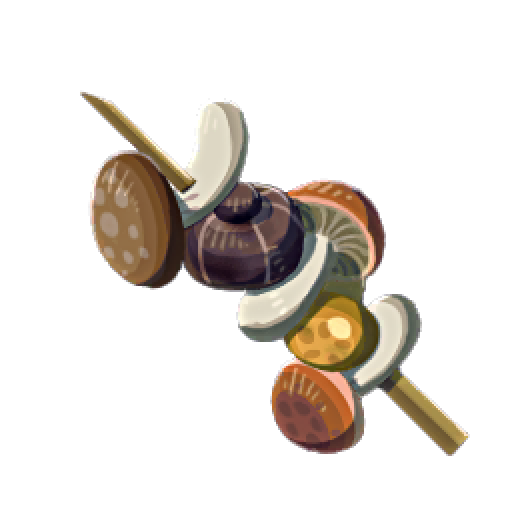
#> input picture col2_test/item_A01.png, 532 x 532 px
$ python -i simple_enhance_dishes.py   (imports and definitions only)
#> lines starting #> are read from the running program, lines starting #| are printed output that depends on the picture
"""
简单版菜肴图片批量增强工具
使用PIL库对图片进行基本增强，无需复杂依赖
"""

import os
import sys
from PIL import Image, ImageEnhance, ImageFilter
import shutil
from datetime import datetime

# [28 lines left out: functions check_dependencies, create_backup, not called in this run]

def enhance_image_simple(image_path, output_path, enhancement_level=2):
    """
    简单增强单张图片

    Args:
        image_path: 输入图片路径
        output_path: 输出图片路径
        enhancement_level: 增强级别 (1-3)
    """
#> called with image_path = '../../../col2_test/item_A01.png', output_path = 'out.png', enhancement_level = 2
    try:
        # 打开图片
        img = Image.open(image_path)
#> img is the input picture: PIL image 532x532 RGBA; mean R, G, B, A 156.6, 151.5, 152.7, 52.5

        # 根据增强级别应用不同的处理
        if enhancement_level == 1:
            # 轻度增强
            # 锐化
            enhancer = ImageEnhance.Sharpness(img)
            img = enhancer.enhance(1.5)

            # 对比度
            enhancer = ImageEnhance.Contrast(img)
            img = enhancer.enhance(1.1)

        elif enhancement_level == 2:
            # 中度增强 (推荐)
            # 先应用轻微降噪
            img = img.filter(ImageFilter.SMOOTH_MORE)

            # 锐化
            enhancer = ImageEnhance.Sharpness(img)
            img = enhancer.enhance(2.0)

            # 对比度
            enhancer = ImageEnhance.Contrast(img)
            img = enhancer.enhance(1.2)
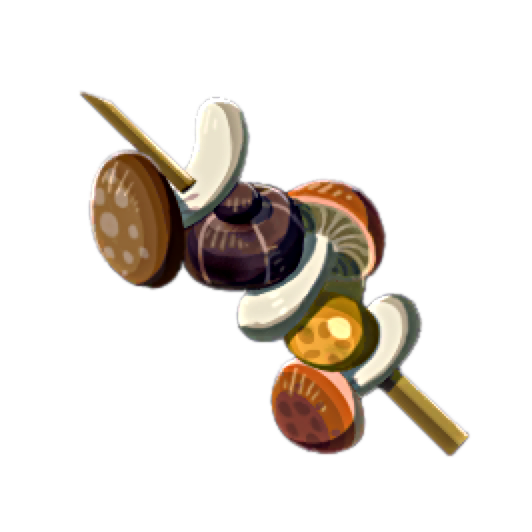
#> img: PIL image 532x532 RGBA; mean R, G, B, A 155.2, 149.4, 143.7, 52.5; transparent parts drawn white

            # 亮度
            enhancer = ImageEnhance.Brightness(img)
            img = enhancer.enhance(1.05)

            # 色彩饱和度
            enhancer = ImageEnhance.Color(img)
            img = enhancer.enhance(1.1)

        elif enhancement_level == 3:
            # 强力增强
            # 降噪
            img = img.filter(ImageFilter.SMOOTH_MORE)

            # 边缘增强
            img = img.filter(ImageFilter.EDGE_ENHANCE_MORE)

            # 锐化
            enhancer = ImageEnhance.Sharpness(img)
            img = enhancer.enhance(2.5)

            # 对比度
            enhancer = ImageEnhance.Contrast(img)
            img = enhancer.enhance(1.3)

            # 亮度
            enhancer = ImageEnhance.Brightness(img)
            img = enhancer.enhance(1.1)

            # 色彩饱和度
            enhancer = ImageEnhance.Color(img)
            img = enhancer.enhance(1.15)

        # 保存图片，优化PNG压缩
        img.save(output_path, 'PNG', optimize=True)
        return True

    except Exception as e:
        print(f"处理图片时出错: {e}")
        return False

# [123 lines left out: functions batch_enhance_images, main, not called in this run]

# [2 lines not run here, left out]

>>> result = enhance_image_simple('../../../col2_test/item_A01.png', 'out.png')
